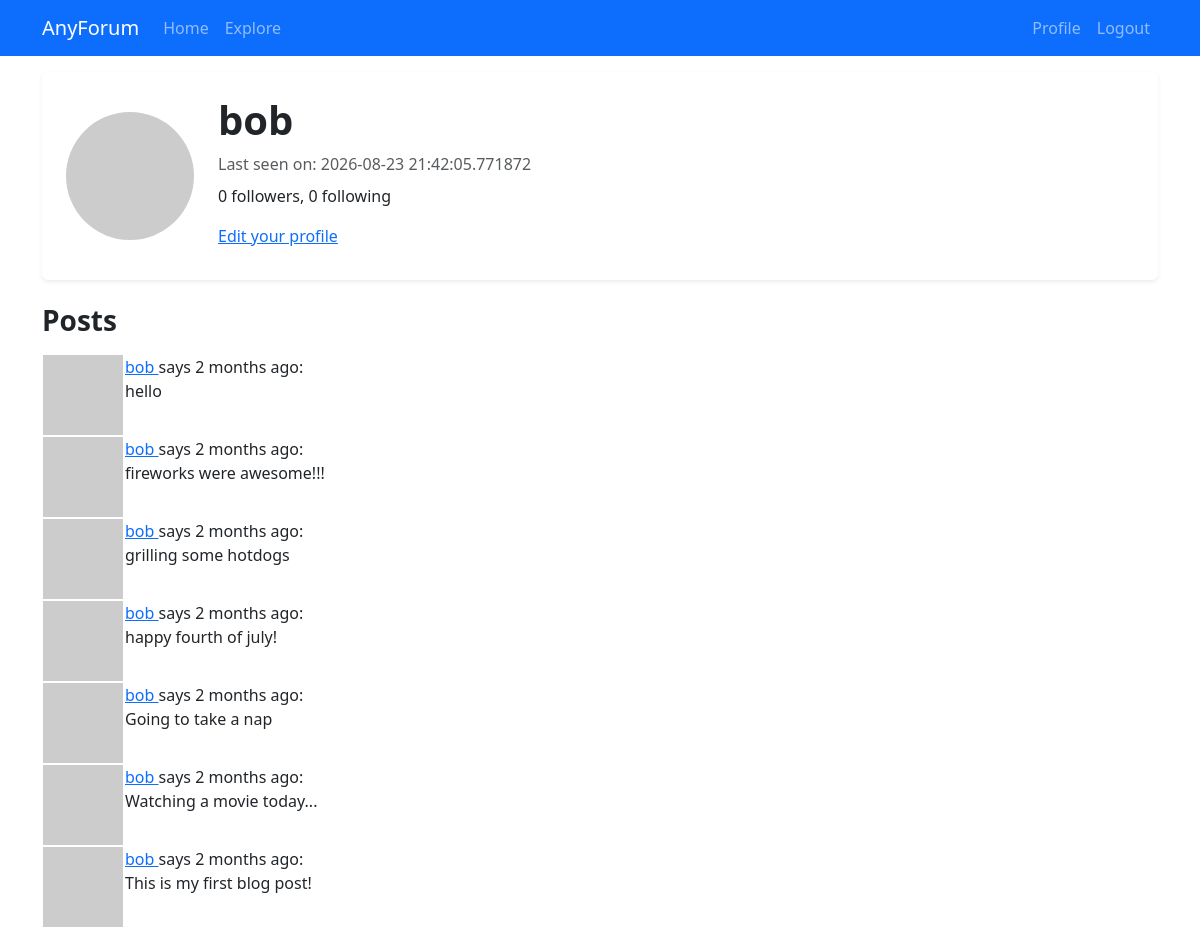
The page /user/bob (signed in) on the database as committed earlier.
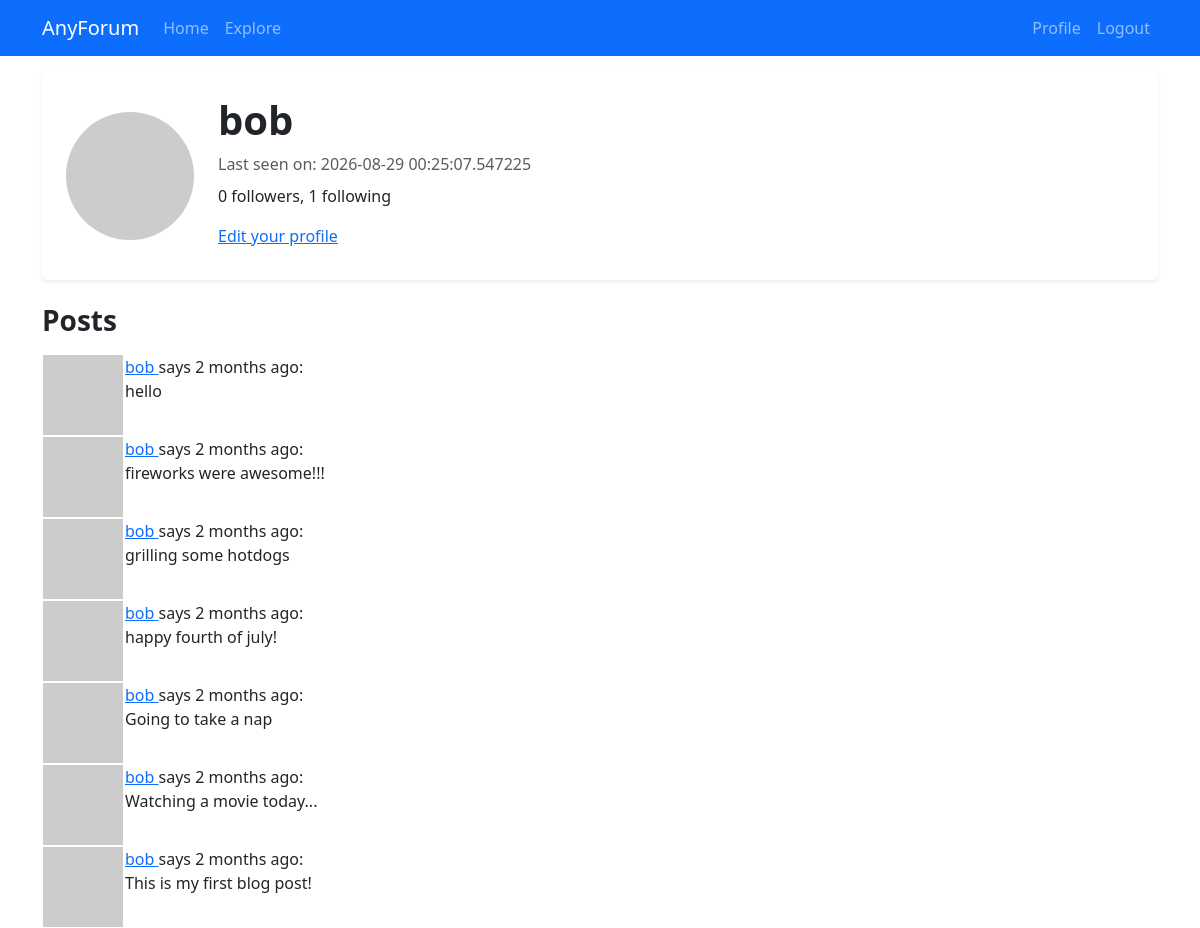
The same page on the database as committed later.
### app/models.py (models this page shows, shortened)
class User(UserMixin, db.Model):
    id: so.Mapped[int] = so.mapped_column(primary_key=True)
    username: so.Mapped[str] = so.mapped_column(sa.String(64), index=True, unique=True)
    email: so.Mapped[str] = so.mapped_column(sa.String(120), index=True, unique=True)
    password_hash: so.Mapped[Optional[str]] = so.mapped_column(sa.String(256))
    posts: so.WriteOnlyMapped['Post'] = so.relationship(back_populates='author')
    about_me: so.Mapped[Optional[str]] = so.mapped_column(sa.String(140))
    last_seen: so.Mapped[Optional[datetime]] = so.mapped_column(default=lambda: datetime.now(timezone.utc))
    def avatar(self, size):
        digest = md5(self.email.lower().encode('utf-8')).hexdigest()
        return f'https://www.gravatar.com/avatar/{digest}?d=identicon&s={size}'
    following: so.WriteOnlyMapped['User'] = so.relationship(secondary=followers,
                                                            primaryjoin=(followers.c.follower_id == id),
                                                            secondaryjoin=(followers.c.followed_id == id),
                                                            back_populates='followers')
    followers: so.WriteOnlyMapped['User'] = so.relationship(secondary=followers,
                                                            primaryjoin=(followers.c.followed_id == id),
                                                            secondaryjoin=(followers.c.follower_id == id),
                                                            back_populates='following')
    def followers_count(self):
        query = sa.select(sa.func.count()).select_from(self.followers.select().subquery())
        return db.session.scalar(query)
    def following_count(self):
        query = sa.select(sa.func.count()).select_from(self.following.select().subquery())
        return db.session.scalar(query)

### app/routes.py (the view)
@app.route('/user/<username>')
@login_required
def user(username):
    user = db.first_or_404(sa.select(User).where(User.username == username))
    page = request.args.get('page', 1, type=int)
    query = user.posts.select().order_by(Post.timestamp.desc())
    posts = db.paginate(query, page=page, per_page=app.config['POSTS_PER_PAGE'], error_out=False)
    next_url = url_for('user', username=user.username, page=posts.next_num) \
        if posts.has_next else None
    prev_url = url_for('user', username=user.username, page=posts.prev_num) \
        if posts.has_prev else None
    form = EmptyForm()
    return render_template('user.html', user=user, posts=posts, next_url=next_url, prev_url=prev_url, form=form)

### app/models.py (called while the page is built)
@login.user_loader
def load_user(id):
    return db.session.get(User, int(id))

### app/routes.py (called while the page is built)
@app.before_request
def before_request():
    if current_user.is_authenticated:
        current_user.last_seen = datetime.now(timezone.utc)
        db.session.commit()

### app/templates/user.html (shortened to what this page needs)
{% extends "base.html" %}
{% block content %}
    <div class="card shadow-sm border-0 mb-4">
        <div class="card-body p-4">
            <div class="d-flex align-items-center"><img src="{{ user.avatar(128) }}"
                class="rounded-circle me-4"
                width="128"
                height="128"
                alt="Profile picture">
            <div>
                <h1 class="fw-bold mb-2">{{ user.username }}</h1>
                {% if user.last_seen %}<p class="text-muted mb-2">Last seen on: {{user.last_seen}}</p>{% endif %}
                <p class="mb-3">{{ user.followers_count() }} followers, {{ user.following_count() }} following</p>
                {% if user == current_user %}
                <p class="text-muted mb-2"><a href="{{url_for('edit_profile')}}">Edit your profile</a></p>
                {% endif %}
            </div>
        </div>
        </div>
    </div>
    <h3 class="fw-bold mb-3">Posts</h3>
    {% for post in posts %}
        {% include '_post.html'%}
    {% endfor %}
{% endblock %}

Rows that differ between the two databases and show on the page:
changed User "bob": last_seen "2026-08-23 21:42:05.771872" → "2026-08-29 00:25:07.547225"
Other text that changed with them:
{{ user.following_count() }}: "0" → "1"
